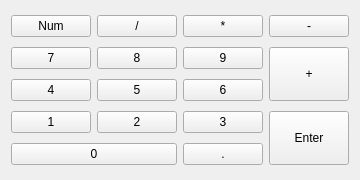
<?xml version="1.0" encoding="UTF-8"?>
<ui version="4.0">
 <class>GridLayoutWidget</class>
 <widget class="QWidget" name="GridLayoutWidget">
  <property name="geometry">
   <rect>
    <x>0</x>
    <y>0</y>
    <width>266</width>
    <height>180</height>
   </rect>
  </property>
  <layout class="QGridLayout">
   <item row="0" column="0">
    <widget class="QPushButton" name="numLock">
     <property name="text">
      <string>Num</string>
     </property>
    </widget>
   </item>
   <item row="0" column="1">
    <widget class="QPushButton" name="divide">
     <property name="text">
      <string>/</string>
     </property>
    </widget>
   </item>
   <item row="0" column="2">
    <widget class="QPushButton" name="multiply">
     <property name="text">
      <string>*</string>
     </property>
    </widget>
   </item>
   <item row="0" column="3">
    <widget class="QPushButton" name="subtract">
     <property name="text">
      <string>-</string>
     </property>
    </widget>
   </item>
   <item row="1" column="0">
    <widget class="QPushButton" name="seven">
     <property name="text">
      <string>7</string>
     </property>
    </widget>
   </item>
   <item row="1" column="1">
    <widget class="QPushButton" name="eight">
     <property name="text">
      <string>8</string>
     </property>
    </widget>
   </item>
   <item row="1" column="2">
    <widget class="QPushButton" name="nine">
     <property name="text">
      <string>9</string>
     </property>
    </widget>
   </item>
   <item row="1" column="3" rowspan="2">
    <widget class="QPushButton" name="add">
     <property name="sizePolicy">
      <sizepolicy hsizetype="Minimum" vsizetype="Minimum">
       <horstretch>0</horstretch>
       <verstretch>0</verstretch>
      </sizepolicy>
     </property>
     <property name="text">
      <string>+</string>
     </property>
    </widget>
   </item>
   <item row="2" column="0">
    <widget class="QPushButton" name="four">
     <property name="text">
      <string>4</string>
     </property>
    </widget>
   </item>
   <item row="2" column="1">
    <widget class="QPushButton" name="five">
     <property name="text">
      <string>5</string>
     </property>
    </widget>
   </item>
   <item row="2" column="2">
    <widget class="QPushButton" name="six">
     <property name="text">
      <string>6</string>
     </property>
    </widget>
   </item>
   <item row="3" column="0">
    <widget class="QPushButton" name="one">
     <property name="text">
      <string>1</string>
     </property>
    </widget>
   </item>
   <item row="3" column="1">
    <widget class="QPushButton" name="two">
     <property name="text">
      <string>2</string>
     </property>
    </widget>
   </item>
   <item row="3" column="2">
    <widget class="QPushButton" name="three">
     <property name="text">
      <string>3</string>
     </property>
    </widget>
   </item>
   <item row="3" column="3" rowspan="2">
    <widget class="QPushButton" name="enter">
     <property name="sizePolicy">
      <sizepolicy hsizetype="Minimum" vsizetype="Minimum">
       <horstretch>0</horstretch>
       <verstretch>0</verstretch>
      </sizepolicy>
     </property>
     <property name="text">
      <string>Enter</string>
     </property>
    </widget>
   </item>
   <item row="4" column="0" colspan="2">
    <widget class="QPushButton" name="zero">
     <property name="text">
      <string>0</string>
     </property>
    </widget>
   </item>
   <item row="4" column="2">
    <widget class="QPushButton" name="decimal">
     <property name="text">
      <string>.</string>
     </property>
    </widget>
   </item>
  </layout>
 </widget>
 <resources/>
 <connections/>
</ui>
